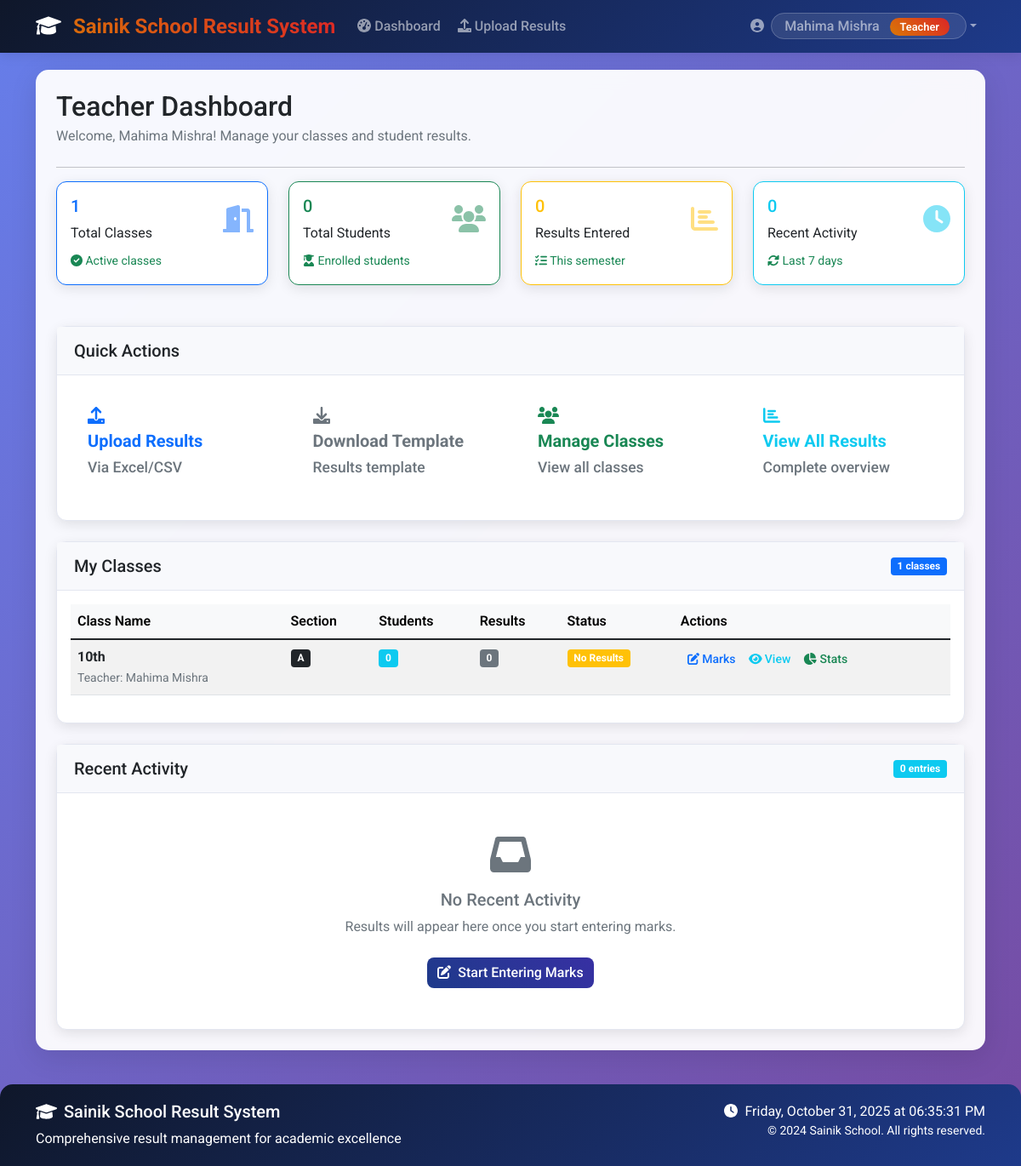
/teacher/dashboard (signed in), run on an earlier commit of the app's database.
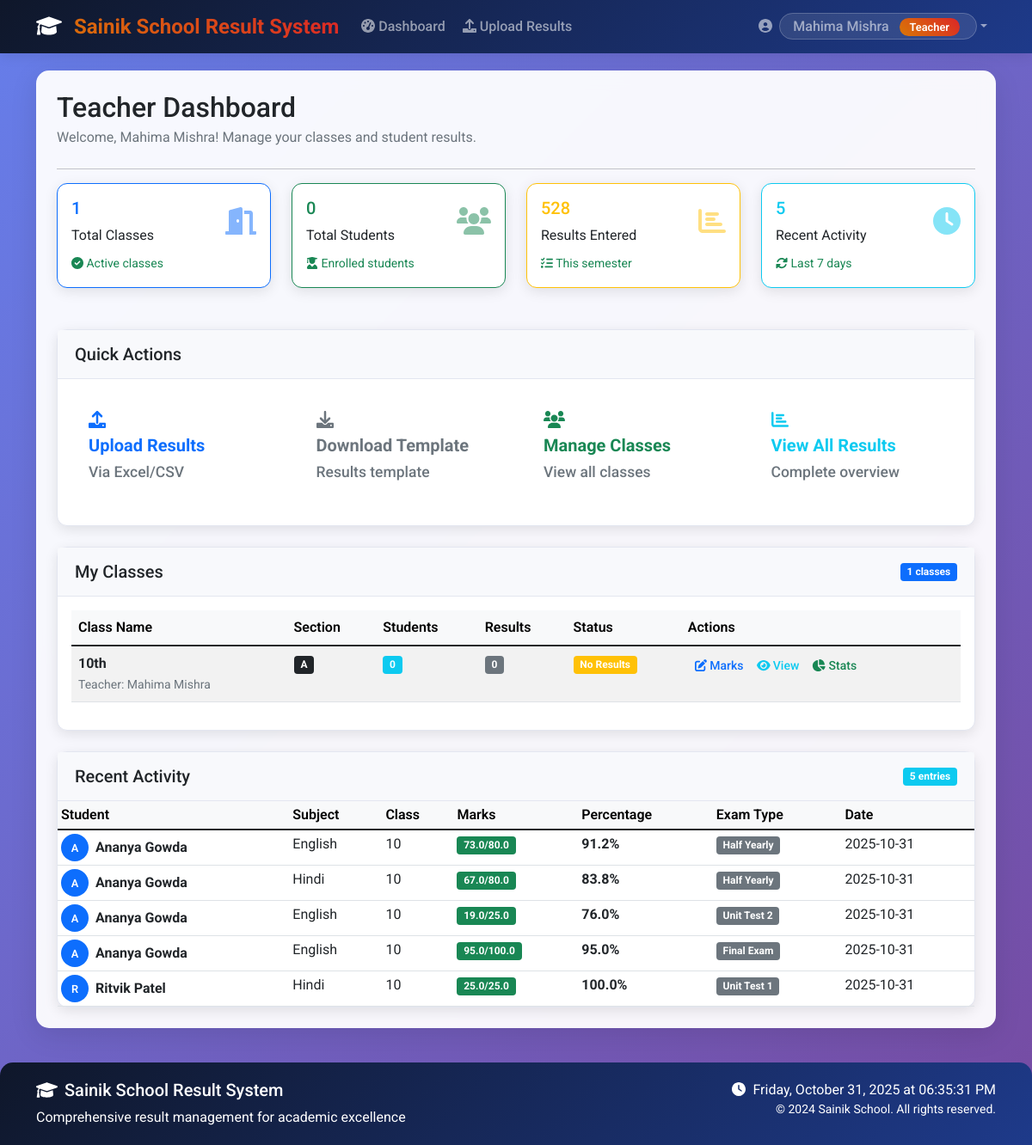
And on a later commit of the database.
### tables this page shows
CREATE TABLE classes (
            id INTEGER PRIMARY KEY AUTOINCREMENT,
            class_name TEXT NOT NULL UNIQUE,
            section TEXT,
            teacher_id INTEGER,
            FOREIGN KEY (teacher_id) REFERENCES users (id)
        );

CREATE TABLE users (
            id INTEGER PRIMARY KEY AUTOINCREMENT,
            username TEXT UNIQUE NOT NULL,
            password TEXT NOT NULL,
            role TEXT NOT NULL CHECK(role IN ('admin', 'teacher', 'student')),
            name TEXT NOT NULL,
            email TEXT,
            created_at TIMESTAMP DEFAULT CURRENT_TIMESTAMP
        );

CREATE TABLE subjects (
            id INTEGER PRIMARY KEY AUTOINCREMENT,
            subject_name TEXT NOT NULL UNIQUE,
            subject_code TEXT UNIQUE
        );

### app.py (the view)
@app.route('/teacher/dashboard')
@login_required
def teacher_dashboard():
    if current_user.role != 'teacher':
        flash('Access denied!', 'danger')
        return redirect(url_for('index'))
    conn = get_db_connection()
    cursor = conn.cursor()
    classes_taught = cursor.execute('''
        SELECT c.*, u.name as teacher_name,
               (SELECT COUNT(*) FROM student_enrollment WHERE class_id = c.id) as student_count,
               (SELECT COUNT(*) FROM results WHERE class_id = c.id) as result_count
        FROM classes c
        LEFT JOIN users u ON c.teacher_id = u.id
        WHERE c.teacher_id = ?
    ''', (current_user.id,)).fetchall()
    classes_list = []
    for class_item in classes_taught:
        classes_list.append({
            'id': class_item['id'],
            'class_name': class_item['class_name'],
            'section': class_item['section'],
            'teacher_name': class_item['teacher_name'],
            'student_count': class_item['student_count'] or 0,
            'result_count': class_item['result_count'] or 0
        })
    total_students = cursor.execute('''
        SELECT COUNT(DISTINCT se.student_id)
        FROM student_enrollment se
        JOIN classes c ON se.class_id = c.id
        WHERE c.teacher_id = ?
    ''', (current_user.id,)).fetchone()[0] or 0
    total_results = cursor.execute('''
        SELECT COUNT(*) FROM results WHERE teacher_id = ?
    ''', (current_user.id,)).fetchone()[0] or 0
    recent_results = cursor.execute('''
        SELECT r.*, s.subject_name, u.name as student_name, c.class_name
        FROM results r
        JOIN subjects s ON r.subject_id = s.id
        JOIN users u ON r.student_id = u.id
        JOIN classes c ON r.class_id = c.id
        WHERE r.teacher_id = ?
        ORDER BY r.created_at DESC
        LIMIT 5
    ''', (current_user.id,)).fetchall()
    conn.close()
    return render_template('teacher_dashboard.html',
                         classes=classes_list,
                         total_students=total_students,
                         total_results=total_results,
                         recent_activity=len(recent_results),
                         recent_results=recent_results)

### app.py (called while the page is built)
@login_manager.user_loader
def load_user(user_id):
    return LoginUser.get(user_id)

### auth.py (called while the page is built)
    @staticmethod
    def get(user_id):
        user = User.get_by_id(user_id)
        if user:
            return LoginUser(user.id, user.username, user.role, user.name)
        return None

### database.py (called while the page is built)
def get_db_connection():
    conn = sqlite3.connect('school_results.db')
    conn.row_factory = sqlite3.Row
    return conn

### models.py (called while the page is built)
    @staticmethod
    def get_by_id(user_id):
        conn = get_db_connection()
        user = conn.execute(
            'SELECT * FROM users WHERE id = ?', (user_id,)
        ).fetchone()
        conn.close()
        if user:
            return User(
                id=user['id'],
                username=user['username'],
                password=user['password'],
                role=user['role'],
                name=user['name'],
                email=user['email']
            )
        return None

### templates/teacher_dashboard.html (shortened to what the changed rows need)
{% extends "base.html" %}
{% block content %}
<div class="row">
    <div class="col-12">
        <div class="d-flex justify-content-between align-items-center mb-4">
            <div>
                <h2 class="mb-1">Teacher Dashboard</h2>
            </div>
        </div>
    </div>
</div>
<div class="row mb-4">
    <div class="col-xl-3 col-md-6 mb-4">
        <div class="card border-warning">
            <div class="card-body">
                <div class="d-flex justify-content-between">
                    <div>
                        <h5 class="card-title text-warning">{{ total_results }}</h5>
                        <p class="card-text">Results Entered</p>
                    </div>
                </div>
            </div>
        </div>
    </div>
    <div class="col-xl-3 col-md-6 mb-4">
        <div class="card border-info">
            <div class="card-body">
                <div class="d-flex justify-content-between">
                    <div>
                        <h5 class="card-title text-info">{{ recent_activity }}</h5>
                        <p class="card-text">Recent Activity</p>
                    </div>
                </div>
            </div>
        </div>
    </div>
</div>
<div class="row" id="classes-section">
    <div class="col-12">
        <div class="card">
            <div class="card-body">
                {% if classes %}
                <div class="table-responsive">
                    <table class="table table-hover table-striped">
                        <thead class="table-light">
                            <tr>
                                <th>Class Name</th>
                                <th>Section</th>
                                <th>Students</th>
                                <th>Results</th>
                                <th>Status</th>
                                <th>Actions</th>
                            </tr>
                        </thead>
                        <tbody>
                            {% for class in classes %}
                            <tr>
                                <td>
                                    <strong>{{ class.class_name }}</strong>
                                    {% if class.teacher_name %}
                                    <br><small class="text-muted">Teacher: {{ class.teacher_name }}</small>
                                    {% endif %}
                                </td>
                                <td>
                                    <span class="badge bg-dark">{{ class.section }}</span>
                                </td>
                                <td>
                                    <span class="badge bg-info">{{ class.student_count }}</span>
                                </td>
                                <td>
                                    <span class="badge bg-{{ 'success' if class.result_count > 0 else 'secondary' }}">
                                        {{ class.result_count }}
                                    </span>
                                </td>
                                <td>
                                    {% if class.result_count == 0 %}
                                    <span class="badge bg-warning">No Results</span>
                                    {% elif class.result_count == class.student_count %}
                                    <span class="badge bg-success">Complete</span>
                                    {% else %}
                                    <span class="badge bg-primary">In Progress</span>
                                    {% endif %}
                                </td>
                                <td>
                                    <div class="btn-group btn-group-sm">
                                        <a href="{{ url_for('enter_marks', class_id=class.id) }}" class="btn btn-outline-primary" title="Enter Marks">
                                            <i class="fas fa-edit"></i> Marks
                                        </a>
                                        <a href="{{ url_for('view_results', class_id=class.id) }}" class="btn btn-outline-info" title="View Results">
                                            <i class="fas fa-eye"></i> View
                                        </a>
                                        <button class="btn btn-outline-success quick-stats" data-class-id="{{ class.id }}" title="Quick Stats">
                                            <i class="fas fa-chart-pie"></i> Stats
                                        </button>
                                    </div>
                                </td>
                            </tr>
                            {% endfor %}
                        </tbody>
                    </table>
                </div>
                {% endif %}
            </div>
        </div>
    </div>
</div>
<div class="row mt-4">
    <div class="col-12">
        <div class="card">
            <div class="card-header d-flex justify-content-between align-items-center">
                <h5 class="card-title mb-0">Recent Activity</h5>
                <span class="badge bg-info">{{ recent_results|length }} entries</span>
            </div>
            <div class="card-body p-0">
                {% if recent_results %}
                <div class="table-responsive">
                    <table class="table table-hover table-sm mb-0">
                        <thead class="table-light">
                            <tr>
                                <th>Student</th>
                                <th>Subject</th>
                                <th>Class</th>
                                <th>Marks</th>
                                <th>Percentage</th>
                                <th>Exam Type</th>
                                <th>Date</th>
                            </tr>
                        </thead>
                        <tbody>
                            {% for result in recent_results %}
                            <tr>
                                <td>
                                    <div class="d-flex align-items-center">
                                        <div class="avatar-sm bg-primary rounded-circle text-white d-flex align-items-center justify-content-center me-2">
                                            {{ result.student_name[0] }}
                                        </div>
                                        <strong>{{ result.student_name }}</strong>
                                    </div>
                                </td>
                                <td>{{ result.subject_name }}</td>
                                <td>{{ result.class_name }}</td>
                                <td>
                                    <span class="badge bg-{{ 'success' if (result.marks_obtained/result.total_marks*100) >= 50 else 'warning' }}">
                                        {{ result.marks_obtained }}/{{ result.total_marks }}
                                    </span>
                                </td>
                                <td>
                                    <strong>{{ "%.1f"|format((result.marks_obtained/result.total_marks*100)) }}%</strong>
                                </td>
                                <td>
                                    <span class="badge bg-secondary">{{ result.exam_type }}</span>
                                </td>
                                <td>{{ result.created_at[:10] if result.created_at else 'N/A' }}</td>
                            </tr>
                            {% endfor %}
                        </tbody>
                    </table>
                </div>
                {% else %}
                <div class="text-center py-5">
                    <i class="fas fa-inbox fa-3x text-muted mb-3"></i>
                    <h5 class="text-muted">No Recent Activity</h5>
                    <p class="text-muted">Results will appear here once you start entering marks.</p>
                    <a href="#classes-section" class="btn btn-primary mt-2">
                        <i class="fas fa-edit me-2"></i>Start Entering Marks
                    </a>
                </div>
                {% endif %}
            </div>
        </div>
    </div>
</div>
{% endblock %}

What changed in the data, as far as the page shows it:
added subjects: name "A", student_name "Ananya Gowda", subject_name "English", class_name "10", marks_obtained "73.0", total_marks "80.0", marks_obtained "91.2", exam_type "Half Yearly", created_at "2025-10-31", marks_obtained "19.0", total_marks "25.0", marks_obtained "76.0", exam_type "Unit Test 2", marks_obtained "95.0", total_marks "100.0", exam_type "Final Exam"
added subjects: name "A", student_name "Ananya Gowda", subject_name "Hindi", class_name "10", marks_obtained "67.0", total_marks "80.0", marks_obtained "83.8", exam_type "Half Yearly", created_at "2025-10-31", name "R", student_name "Ritvik Patel", marks_obtained "25.0", total_marks "25.0", marks_obtained "100.0", exam_type "Unit Test 1"
Also different on the page:
{{ total_results }}: "0" → "528"
{{ recent_activity }}: "0" → "5"
{{ recent_results|length }}: "0" → "5"
text no longer shown: "No Recent Activity Results will appear here once you start entering marks. Start Entering Marks"
text now shown: "Student Subject Class Marks Percentage Exam Type Date"
